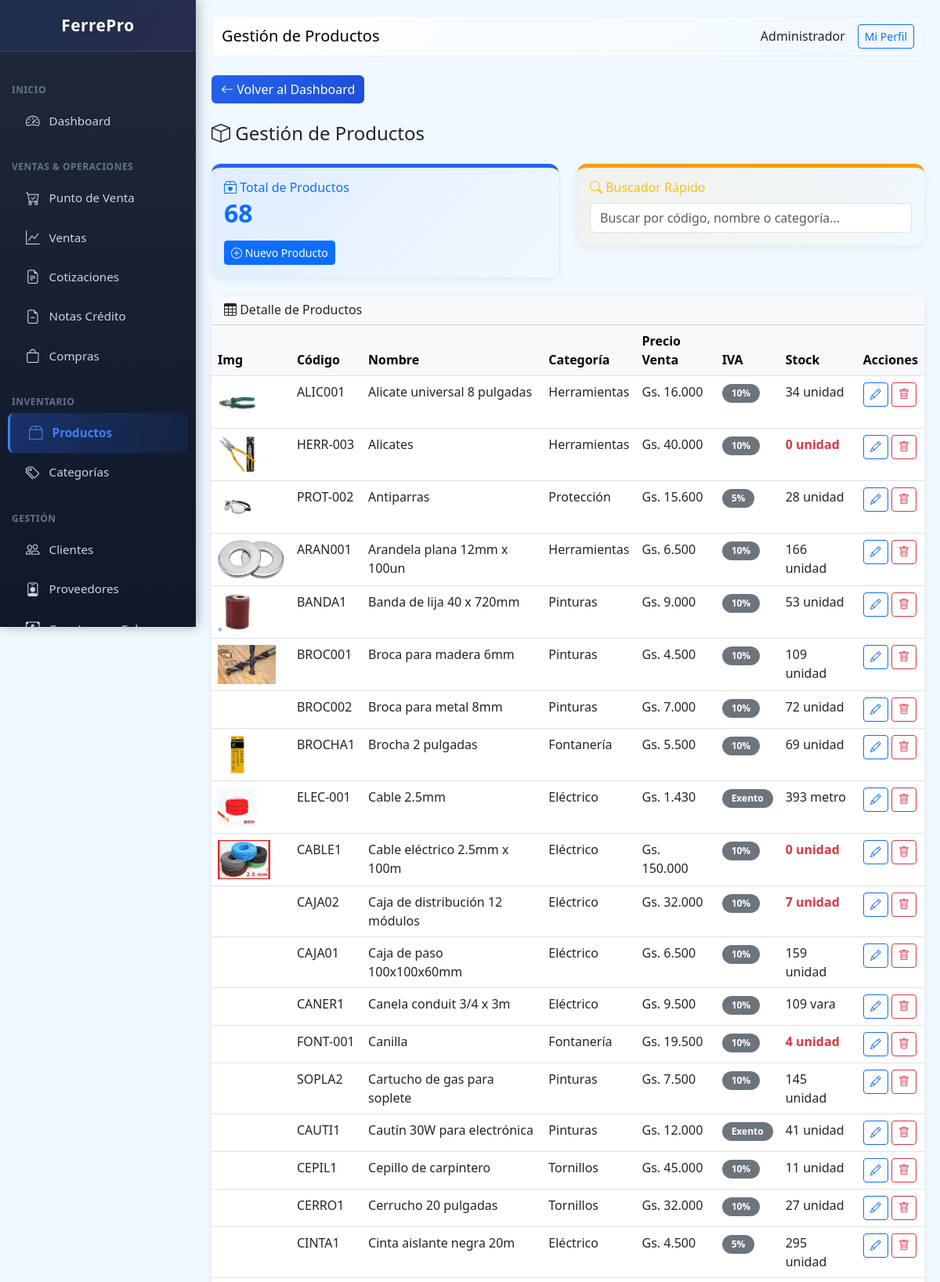
/public/index.php?page=products (signed in, upper part), run on the app's committed database.
### tables this page shows
CREATE TABLE users (
                id INTEGER PRIMARY KEY AUTOINCREMENT,
                name TEXT NOT NULL,
                email TEXT UNIQUE,
                password TEXT NOT NULL,
                role TEXT DEFAULT 'vendedor',
                active INTEGER DEFAULT 1,
                created_at DATETIME DEFAULT CURRENT_TIMESTAMP
            , last_login DATETIME, last_password_change DATETIME, failed_login_attempts INTEGER DEFAULT 0, locked_until DATETIME, two_fa_enabled INTEGER DEFAULT 0, two_fa_secret TEXT);

CREATE TABLE products (
                id INTEGER PRIMARY KEY AUTOINCREMENT,
                code TEXT UNIQUE,
                barcode TEXT,
                name TEXT NOT NULL,
                description TEXT,
                category_id INTEGER,
                provider_id INTEGER,
                unit TEXT DEFAULT 'unidad',
                cost_price REAL DEFAULT 0,
                sale_price REAL DEFAULT 0,
                wholesale_price REAL DEFAULT 0,
                stock INTEGER DEFAULT 0,
                min_stock INTEGER DEFAULT 5,
                location TEXT,
                active INTEGER DEFAULT 1,
                created_at DATETIME DEFAULT CURRENT_TIMESTAMP, iva INTEGER DEFAULT 10, image TEXT,
                FOREIGN KEY (category_id) REFERENCES categories(id),
                FOREIGN KEY (provider_id) REFERENCES providers(id)
            );

CREATE TABLE categories (
                id INTEGER PRIMARY KEY AUTOINCREMENT,
                name TEXT NOT NULL,
                description TEXT,
                parent_id INTEGER,
                active INTEGER DEFAULT 1,
                created_at DATETIME DEFAULT CURRENT_TIMESTAMP
            );

### class/Database.php (called while the page is built, shortened)
<?php
class Database extends PDO {
    private static $instance = null;
    public static function getInstance() {
        if (self::$instance === null) {
            self::$instance = new self();
        }
        return self::$instance;
    }
 }

### class/Format.php (called while the page is built, shortened)
<?php
class Format {
    public static function money($amount) {
        $amount = floatval($amount);
        return 'Gs. ' . number_format($amount, 0, ',', '.');
    }
}

### views/products/index.php (the view, shortened to what this page needs)
<?php
$pageTitle = 'Gestión de Productos';
$sort = $_GET['sort'] ?? 'name';
$orderBy = $sort === 'stock' ? 'p.stock ASC, p.min_stock DESC' : 'p.name';
$products = db()->query("SELECT p.*, c.name as category_name FROM products p LEFT JOIN categories c ON p.category_id = c.id WHERE p.active = 1 ORDER BY $orderBy")->fetchAll(PDO::FETCH_ASSOC);
$rows_html = '';
foreach ($products as $p) {
    $stockClass = $p['stock'] <= $p['min_stock'] ? 'text-danger fw-bold' : '';
    $iva_label = $p['iva'] == 0 ? 'Exento' : $p['iva'] . '%';
    $imgHtml = !empty($p['image']) ? '<img src="' . BASE_URL . '/' . htmlspecialchars($p['image']) . '" style="max-height: 50px;">' : '';
    $rows_html .= '<tr>
        <td>' . $imgHtml . '</td>
        <td>' . htmlspecialchars($p['code']) . '</td>
        <td>' . htmlspecialchars($p['name']) . '</td>
        <td>' . ($p['category_name'] ?? '-') . '</td>
        <td>' . Format::money($p['sale_price']) . '</td>
        <td><span class="badge bg-secondary">' . $iva_label . '</span></td>
        <td class="' . $stockClass . '">' . $p['stock'] . ' ' . $p['unit'] . '</td>
        <td>
            <a href="?page=products&action=edit&id=' . $p['id'] . '" class="btn btn-sm btn-outline-primary"><i class="bi bi-pencil"></i></a>
            <a href="?page=products&action=delete&id=' . $p['id'] . '" class="btn btn-sm btn-outline-danger" onclick="return confirm(\'Confirmar?\')"><i class="bi bi-trash"></i></a>
        </td>
    </tr>';
}
$content = '
<div class="mb-4">
    <a href="?page=dashboard" class="btn btn-nav-back me-2"><i class="bi bi-arrow-left"></i> Volver al Dashboard</a>
</div>
<h4 class="mb-4"><i class="bi bi-box"></i> Gestión de Productos</h4>
<div class="row mb-4">
    <div class="col-md-6">
        <div class="card" style="border-top: 5px solid var(--primary); background: linear-gradient(135deg, rgba(37, 99, 235, 0.08), transparent);">
            <div class="card-body">
                <h6 class="text-primary mb-1"><i class="bi bi-box2-heart"></i> Total de Productos</h6>
                <h3 class="mb-0 text-primary" style="font-size: 2rem; font-weight: 700;">' . count($products) . '</h3>
                <a href="?page=products&action=new" class="btn btn-sm btn-primary mt-3"><i class="bi bi-plus-circle"></i> Nuevo Producto</a>
            </div>
        </div>
    </div>
    <div class="col-md-6">
        <div class="card" style="border-top: 5px solid var(--warning); background: linear-gradient(135deg, rgba(245, 158, 11, 0.08), transparent);">
            <div class="card-body">
                <h6 class="text-warning mb-1"><i class="bi bi-search"></i> Buscador Rápido</h6>
                <input type="text" id="search" class="form-control" placeholder="Buscar por código, nombre o categoría..." style="margin-top: 10px;">
            </div>
        </div>
    </div>
</div>
<div class="card">
    <div class="card-header bg-light">
        <h6 class="mb-0"><i class="bi bi-table"></i> Detalle de Productos</h6>
    </div>
    <div class="card-body p-0">
        <div class="table-responsive">
            <table class="table table-hover mb-0" id="tabla">
                <thead class="table-light">
                    <tr>
                        <th>Img</th>
                        <th>Código</th>
                        <th>Nombre</th>
                        <th>Categoría</th>
                        <th>Precio Venta</th>
                        <th>IVA</th>
                        <th>Stock</th>
                        <th>Acciones</th>
                    </tr>
                </thead>
                <tbody>
                    ' . $rows_html . '
                </tbody>
            </table>
        </div>
    </div>
</div>
<script>
document.getElementById("search").addEventListener("keyup", function() {
    var filter = this.value.toLowerCase();
    document.querySelectorAll("#tabla tbody tr").forEach(function(row) {
        row.style.display = row.textContent.toLowerCase().includes(filter) ? "" : "none";
    });
});
</script>';

### views/layouts/main.php (shortened to what this page needs)
<!DOCTYPE html>
<html lang="es">
<head>
    <link rel="stylesheet" href="https://cdn.jsdelivr.net/npm/bootstrap@5.3.0/dist/css/bootstrap.min.css">
    <link rel="stylesheet" href="https://cdn.jsdelivr.net/npm/bootstrap-icons@1.10.0/font/bootstrap-icons.css">
</head>
<body>
    <div class="sidebar">
        <div class="logo-section">
            <h5><i class="bi bi-hammer-wrench"></i> FerrePro</h5>
        </div>
        <nav class="nav flex-column">
            <div class="nav-section">Inicio</div>
            <a class="nav-link" href="?page=dashboard"><i class="bi bi-speedometer2"></i> Dashboard</a>
            <div class="nav-section">Ventas & Operaciones</div>
            <a class="nav-link" href="?page=pos"><i class="bi bi-cart-check"></i> Punto de Venta</a>
            <a class="nav-link" href="?page=sales"><i class="bi bi-graph-up"></i> Ventas</a>
            <a class="nav-link" href="?page=quotes"><i class="bi bi-file-earmark-text"></i> Cotizaciones</a>
            <a class="nav-link" href="?page=credit_notes"><i class="bi bi-file-earmark-minus"></i> Notas Crédito</a>
            <a class="nav-link" href="?page=purchases"><i class="bi bi-bag"></i> Compras</a>
            <div class="nav-section">Inventario</div>
            <a class="nav-link" href="?page=products"><i class="bi bi-box2"></i> Productos</a>
            <a class="nav-link" href="?page=categories"><i class="bi bi-tags"></i> Categorías</a>
            <div class="nav-section">Gestión</div>
            <a class="nav-link" href="?page=clients"><i class="bi bi-people"></i> Clientes</a>
            <a class="nav-link" href="?page=providers"><i class="bi bi-person-badge"></i> Proveedores</a>
            <a class="nav-link" href="?page=receivable"><i class="bi bi-cash-coin"></i> Cuentas por Cobrar</a>
        </nav>
    </div>
    <div class="main-content">
        <nav class="navbar navbar-expand-lg mb-4 rounded">
            <div class="container-fluid">
                <span class="navbar-brand mb-0 h1"><?= $pageTitle ?? 'FerrePro' ?></span>
                <div class="d-flex align-items-center gap-3">
                    <span><?= user()['name'] ?? '' ?></span>
                    <a href="?page=profile" class="btn btn-sm btn-outline-primary">Mi Perfil</a>
                </div>
            </div>
        </nav>
        <?= $content ?? '' ?>
    </div>
</body>
</html>

### views/layouts/main.php (style rules this page uses)
:root { --primary: #2563eb; --success: #10b981; --danger: #ef4444; --warning: #f59e0b; --info: #06b6d4; --secondary: #8b5cf6; --dark: #1e293b; }
body { font-family: 'Segoe UI', sans-serif; background: #f0f9ff; }
.sidebar { width: 250px; background: linear-gradient(180deg, #1e293b 0%, #0f172a 100%); height: 100vh; position: fixed; top: 0; left: 0; overflow-y: auto; box-shadow: 2px 0 15px rgba(0,0,0,0.3); z-index: 1000; }
.sidebar .logo-section { padding: 20px; text-align: center; border-bottom: 1px solid rgba(148, 163, 184, 0.2); background: linear-gradient(135deg, rgba(37, 99, 235, 0.1) 0%, rgba(139, 92, 246, 0.1) 100%); }
.sidebar .logo-section h5 { color: white; margin: 0; font-weight: 700; font-size: 1.3rem; letter-spacing: 0.5px; }
.sidebar nav { padding: 15px 0; }
.sidebar .nav-link { color: #cbd5e1; padding: 12px 20px; border-left: 3px solid transparent; display: flex; align-items: center; gap: 12px; transition: all 0.3s ease; margin: 0 10px; border-radius: 8px; font-size: 0.95rem; }
.sidebar .nav-link i { font-size: 1.1rem; transition: all 0.3s ease; }
.sidebar .nav-link.active { background: linear-gradient(90deg, rgba(37, 99, 235, 0.3) 0%, rgba(37, 99, 235, 0.1) 100%); color: #3b82f6; border-left-color: #3b82f6; font-weight: 600; padding-left: 24px; }
.sidebar .nav-link.active i { color: #3b82f6; }
.nav-section { padding: 15px 15px 5px 15px; font-size: 0.75rem; font-weight: 700; text-transform: uppercase; color: #64748b; letter-spacing: 0.5px; margin-top: 10px; }
.main-content { margin-left: 250px; padding: 20px; }
.navbar { background: linear-gradient(135deg, #ffffff 0%, #f0f9ff 100%); border-radius: 10px; border: 1px solid rgba(37, 99, 235, 0.1); }
.card { border: none; border-radius: 12px; box-shadow: 0 2px 8px rgba(0,0,0,0.08); transition: all 0.3s ease; }
.btn-nav-back { background: linear-gradient(135deg, var(--primary), #1d4ed8); color: white; border: none; }
.badge { border-radius: 20px; padding: 6px 12px; font-weight: 600; }

### data on the page
users: name "Administrador"
products: image (picture), code "ALIC001", name "Alicate universal 8 pulgadas", category.name "Herramientas", sale_price "Gs. 16.000", iva "10%", stock "34", unit "unidad"
products: image (picture), code "HERR-003", name "Alicates", category.name "Herramientas", sale_price "Gs. 40.000", iva "10%", stock "0", unit "unidad"
products: image (picture), code "PROT-002", name "Antiparras", category.name "Protección", sale_price "Gs. 15.600", iva "5%", stock "28", unit "unidad"
products: image (picture), code "ARAN001", name "Arandela plana 12mm x 100un", category.name "Herramientas", sale_price "Gs. 6.500", iva "10%", stock "166", unit "unidad"
products: image (picture), code "BANDA1", name "Banda de lija 40 x 720mm", category.name "Pinturas", sale_price "Gs. 9.000", iva "10%", stock "53", unit "unidad"
products: image (picture), code "BROC001", name "Broca para madera 6mm", category.name "Pinturas", sale_price "Gs. 4.500", iva "10%", stock "109", unit "unidad"
products: code "BROC002", name "Broca para metal 8mm", category.name "Pinturas", sale_price "Gs. 7.000", iva "10%", stock "72", unit "unidad"
products: image (picture), code "BROCHA1", name "Brocha 2 pulgadas", category.name "Fontanería", sale_price "Gs. 5.500", iva "10%", stock "69", unit "unidad"
products: image (picture), code "ELEC-001", name "Cable 2.5mm", category.name "Eléctrico", sale_price "Gs. 1.430", iva "Exento", stock "393", unit "metro"
products: image (picture), code "CABLE1", name "Cable eléctrico 2.5mm x 100m", category.name "Eléctrico", sale_price "Gs. 150.000", iva "10%", stock "0", unit "unidad"
products: code "CAJA02", name "Caja de distribución 12 módulos", category.name "Eléctrico", sale_price "Gs. 32.000", iva "10%", stock "7", unit "unidad"
products: code "CAJA01", name "Caja de paso 100x100x60mm", category.name "Eléctrico", sale_price "Gs. 6.500", iva "10%", stock "159", unit "unidad"
products: code "CANER1", name "Canela conduit 3/4 x 3m", category.name "Eléctrico", sale_price "Gs. 9.500", iva "10%", stock "109", unit "vara"
products: code "FONT-001", name "Canilla", category.name "Fontanería", sale_price "Gs. 19.500", iva "10%", stock "4", unit "unidad"
products: code "SOPLA2", name "Cartucho de gas para soplete", category.name "Pinturas", sale_price "Gs. 7.500", iva "10%", stock "145", unit "unidad"
products: code "CAUTI1", name "Cautín 30W para electrónica", category.name "Pinturas", sale_price "Gs. 12.000", iva "Exento", stock "41", unit "unidad"
products: code "CEPIL1", name "Cepillo de carpintero", category.name "Tornillos", sale_price "Gs. 45.000", iva "10%", stock "11", unit "unidad"
products: code "CERRO1", name "Cerrucho 20 pulgadas", category.name "Tornillos", sale_price "Gs. 32.000", iva "10%", stock "27", unit "unidad"
products: code "CINTA1", name "Cinta aislante negra 20m", category.name "Eléctrico", sale_price "Gs. 4.500", iva "5%", stock "295", unit "unidad"

### other printed values
$pageTitle "Gestión de Productos"
count($products) "68"
